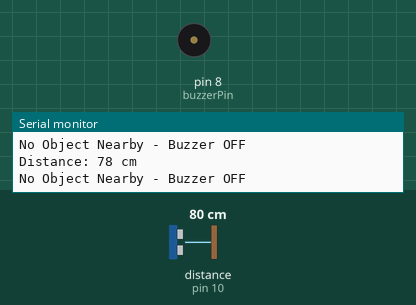
A sketch run on a simulated Arduino Uno, built with avr-gcc and run on an emulated ATmega328P. Shown: buzzer (waves = sounding, pin HIGH), the last lines printed to the serial monitor. Wiring (inferred from the names in the program): ultrasonic range finder: trigger pin 9; echo pin 10. The test bench sets the inputs (shaded band); at power-on: distance to the obstacle (sensor on pin 10) 80 cm. The echo pulse lasts 58.3 µs per cm; pins used as bus, display or sensor lines are not drawn.

Above: at 1.3 s.
1.4 s: distance to the obstacle (sensor on pin 10) set to 17 cm
2.9 s: distance to the obstacle (sensor on pin 10) set to 14 cm
At 4.2 s:
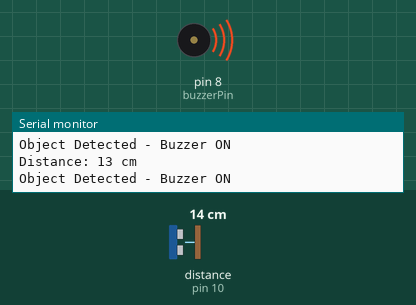
4.5 s: distance to the obstacle (sensor on pin 10) set to 250 cm
At 5.1 s:
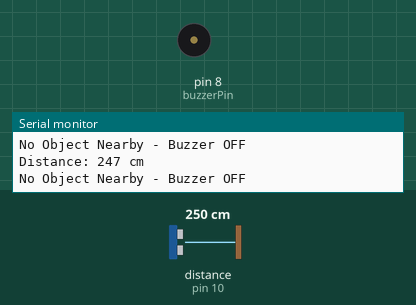
Timing chart, 0 to 7.5 s (numbered marks = the images above; inputs shaded):
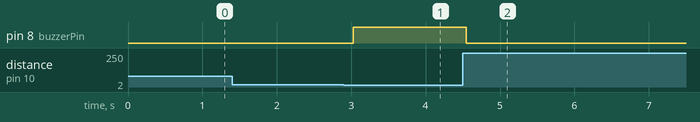

Measured:
- the behaviour switches between 16 and 15 cm on distance to the obstacle (sensor on pin 10) (found by bisection; images 0 and 1)
- after the input at 2.9 s, pin 8 (buzzerPin): LOW → HIGH after 0.12 s
- after the input at 4.5 s, pin 8 (buzzerPin): HIGH → LOW at once

The sketch:

ultrasonic_distance_alarm.ino
```cpp
const int trigPin = 9;
const int echoPin = 10;
const int buzzerPin = 8;

long duration;
int distance;

void setup()
{
  pinMode(trigPin, OUTPUT);
  pinMode(echoPin, INPUT);
  pinMode(buzzerPin, OUTPUT);

  Serial.begin(9600);
}

void loop()
{
  // Send ultrasonic pulse
  digitalWrite(trigPin, LOW);
  delayMicroseconds(2);

  digitalWrite(trigPin, HIGH);
  delayMicroseconds(10);

  digitalWrite(trigPin, LOW);

  // Read echo
  duration = pulseIn(echoPin, HIGH);

  // Calculate distance
  distance = duration * 0.034 / 2;

  Serial.print("Distance: ");
  Serial.print(distance);
  Serial.println(" cm");

  if (distance < 15)
  {
    digitalWrite(buzzerPin, HIGH);
    Serial.println("Object Detected - Buzzer ON");
  }
  else
  {
    digitalWrite(buzzerPin, LOW);
    Serial.println("No Object Nearby - Buzzer OFF");
  }

  delay(500);
}
```
